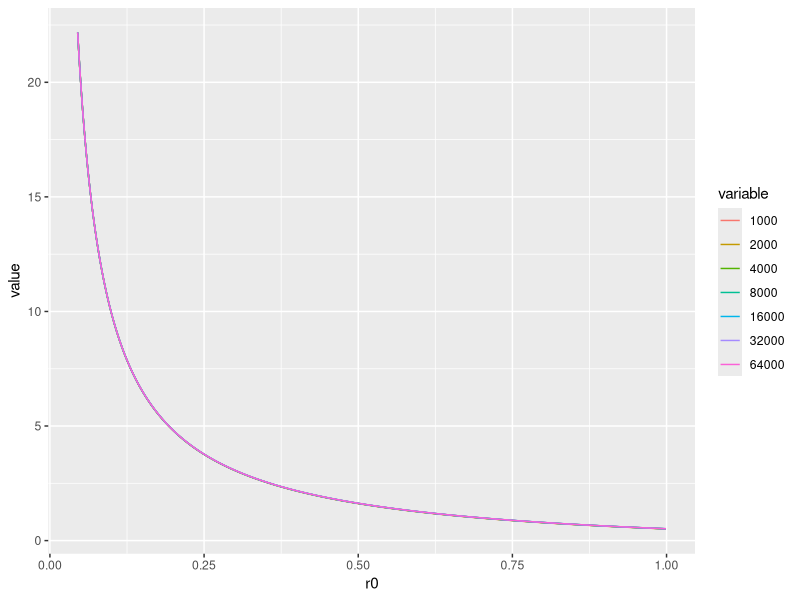
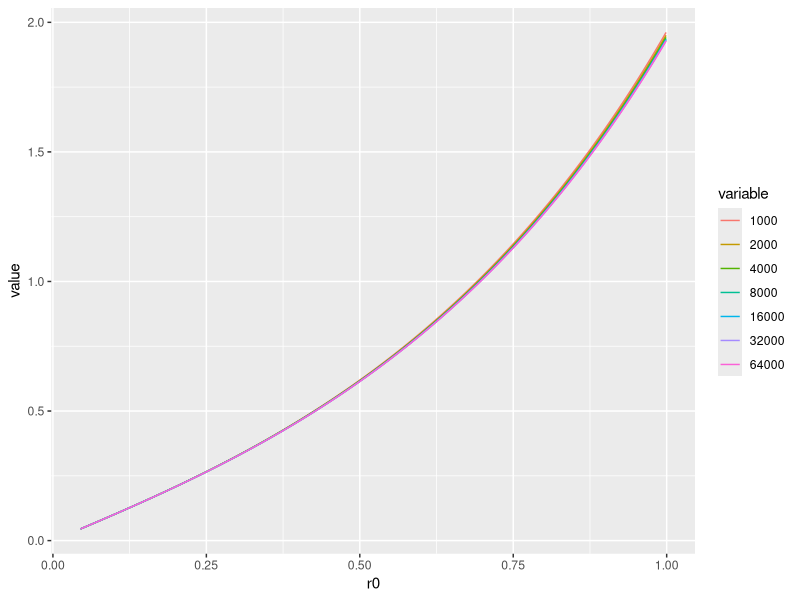
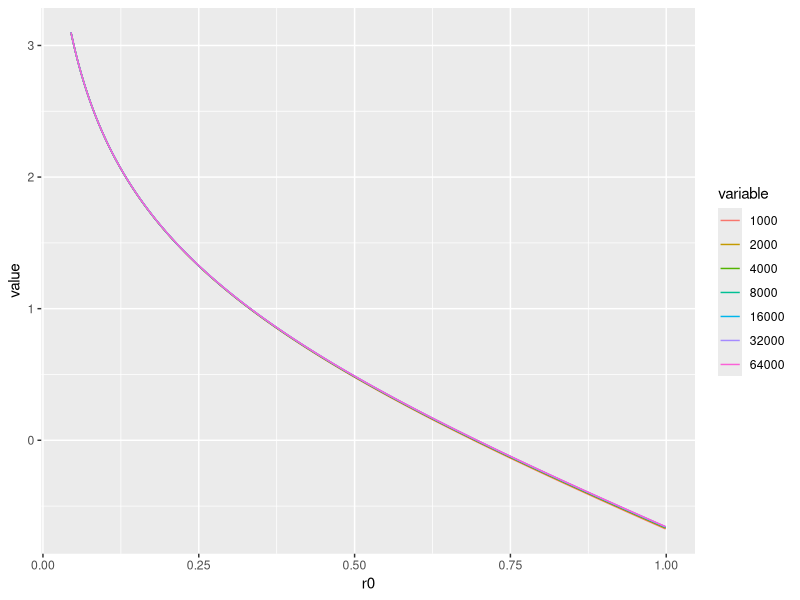
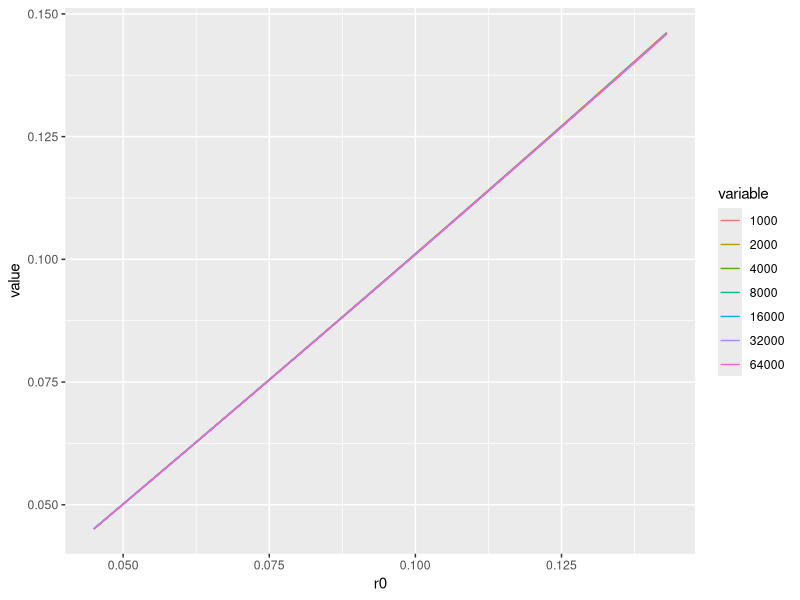
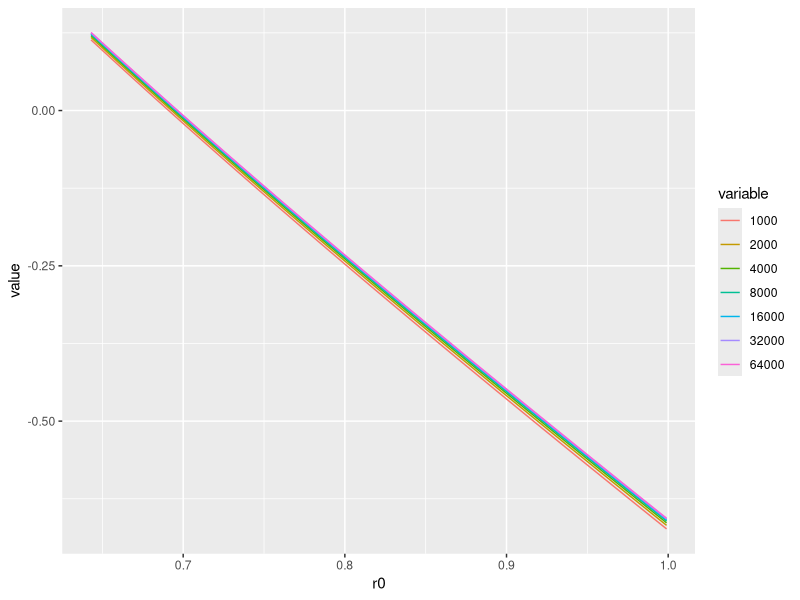

R code for these plots, in order:

library(ggplot2)
library(reshape2)

THRESH = 1e-7

p_ls = c(1000, 2000, 4000, 8000, 16000, 32000, 64000)
r0_ls = seq(0.045, 1, 0.002)

envels = matrix(0, length(r0_ls), length(p_ls))

## a_ls = rep(0, length(k_ls))


for (jj in 1:length(p_ls)){
    p = p_ls[jj]

    prev_mult = 1

    for (ii in 1:length(r0_ls)) {

        r0 = r0_ls[ii]
        loc = sqrt(p) + r0

        hi = prev_mult
        lo = 0

        while (TRUE){

            a = sqrt(p*(1 - ((hi - lo)/2 + lo)))

            ##print(paste(hi, lo))
            
            x1 = pgamma(loc, shape=p, rate=a)
            x2 = pgamma(loc, shape=p+2, rate=a)

            
            ##print(paste(a/sqrt(p), x1/x2))
            
            if (x1 == 0 && x2 == 0)
                Fval = (a^2/((p+1)*p))
            else {
                Fval = (x1/x2)* ( a^2/((p+1)*p))
            }
            
            
            if (Fval/(1/p) - 1 > THRESH){
                lo = (hi - lo)/2 + lo
            } else if (Fval/(1/p) - 1 < -THRESH){
                hi = (hi - lo)/2 + lo
            } else {
                prev_mult = (hi - lo)/2 + lo
                break
            }
            
        }
        
        envel = dgamma(loc, shape=p, rate=a)/pgamma(loc, shape=p, rate=a) 
        envels[ii, jj] = envel

    }

}



##whole plot
df = data.frame(cbind(r0_ls, envels))
colnames(df) = c("r0", "1000", "2000", "4000", "8000", "16000", "32000", "64000")
melted = melt(df, id.vars="r0")
ggplot() + geom_line(data=melted, aes(x=r0, y=value, colour=variable))



## 1/x
df = data.frame(cbind(r0_ls, 1/envels))
colnames(df) = c("r0", "1000", "2000", "4000", "8000", "16000", "32000", "64000")
melted = melt(df, id.vars="r0")
ggplot() + geom_line(data=melted, aes(x=r0, y=value, colour=variable))



## log(x)
df = data.frame(cbind(r0_ls, log(envels)))
colnames(df) = c("r0", "1000", "2000", "4000", "8000", "16000", "32000", "64000")
melted = melt(df, id.vars="r0")
ggplot() + geom_line(data=melted, aes(x=r0, y=value, colour=variable))



## 1/x on 0.05 to 0.1
subs = 1:50
df = data.frame(cbind(r0_ls[subs], 1/envels[subs,]))
colnames(df) = c("r0", "1000", "2000", "4000", "8000", "16000", "32000", "64000")
melted = melt(df, id.vars="r0")
ggplot() + geom_line(data=melted, aes(x=r0, y=value, colour=variable))


## log(x) on 0.64 to 1
subs = 300:length(r0_ls)
df = data.frame(cbind(r0_ls[subs], log(envels[subs,])))
colnames(df) = c("r0", "1000", "2000", "4000", "8000", "16000", "32000", "64000")
melted = melt(df, id.vars="r0")
ggplot() + geom_line(data=melted, aes(x=r0, y=value, colour=variable))


